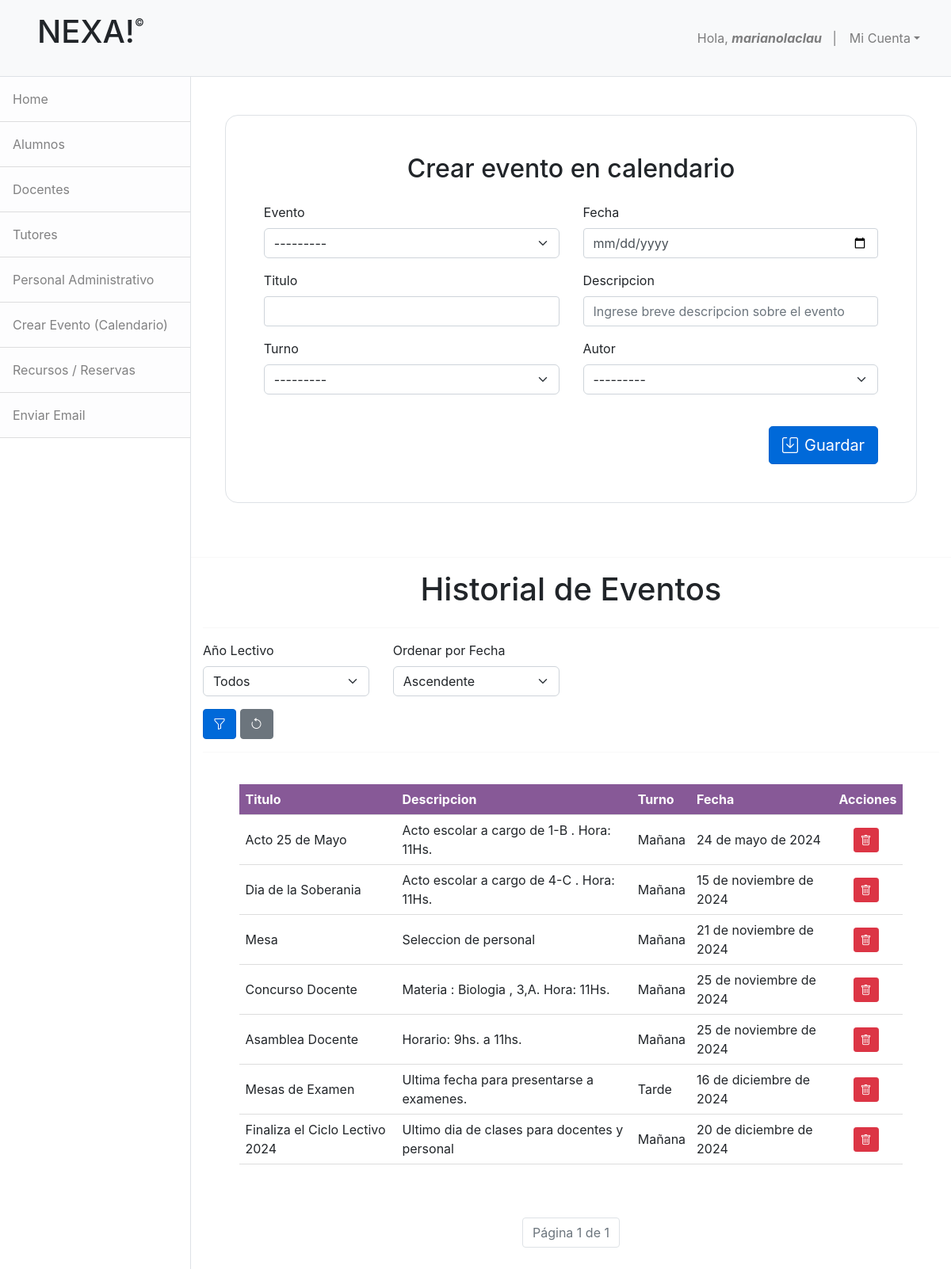
The app's page /crear_evento/ (signed in) with its own data.
### apps/administracion/models.py (models this page shows)
class Turno(models.Model):
    turno = models.CharField(max_length=50,null=False,blank=False)
    def __str__(self):
        return self.turno

### apps/calendario/models.py (models this page shows, shortened)
class Calendario(models.Model):
    evento = models.ForeignKey(Evento,on_delete=models.CASCADE)
    fecha = models.DateField()
    titulo = models.CharField(max_length=50,null=False,blank=False)
    descripcion = models.CharField(max_length=50,null=False,blank=False)
    turno = models.ForeignKey('administracion.Turno',on_delete=models.CASCADE)
    autor = models.ForeignKey('administracion.PersonalAdmin',on_delete=models.CASCADE)

### apps/administracion/views.py (the view, shortened to what this page needs)
# urls.py: path('crear_evento/',CalendarioAdminView.as_view(),name='crear_evento'),
class CalendarioAdminView(LoginRequiredMixin, FormView, ListView):
    model = Calendario
    template_name = 'administracion/crear_evento.html'
    context_object_name = 'eventos'
    form_class = CalendarioForm
    success_url = reverse_lazy('crear_evento')
    paginate_by = 10
    def get_queryset(self):
        queryset = super().get_queryset().annotate(año_lectivo=ExtractYear('fecha'))
        año_lectivo = self.request.GET.get('año_lectivo')
        if año_lectivo:
            queryset = queryset.filter(año_lectivo=año_lectivo)
        orden = self.request.GET.get('orden', 'asc') # 2do parametro = default
        if orden == 'desc':
            queryset = queryset.order_by('-fecha')
        else:
            queryset = queryset.order_by('fecha')
        return queryset
    def get_context_data(self, **kwargs):
        context = super().get_context_data(**kwargs)
        '''Obtener todos los años lectivos disponibles .
        Equivalente en SQL :O  = SELECT DISTINCT EXTRACT(YEAR FROM fecha) AS año_lectivo FROM calendario ORDER BY año_lectivo ASC;'''
        context['años_lectivos'] = (
            self.get_queryset()
            .values_list('año_lectivo', flat=True)
            .distinct()
            .order_by('año_lectivo')
        )
        context['año_lectivo_seleccionado'] = self.request.GET.get('año_lectivo', '')
        context['orden'] = self.request.GET.get('orden', 'asc')
        return context

### apps/administracion/forms.py
class CalendarioForm(ModelForm):
    class Meta:
        model = Calendario
        fields = '__all__'
        widgets = {
                'fecha': forms.DateInput(attrs={'type': 'date'}),
            }

### apps/administracion/models.py (called while the page is built)
    def __str__(self):
        return f"{self.apellido},{self.nombre}"

### apps/calendario/models.py (called while the page is built)
    def __str__(self):
            return self.nombre

### apps/administracion/templates/administracion/crear_evento.html (shortened to what this page needs)
{% extends "base.html" %}
{% load widget_tweaks %}
{% block nav %}
    {% include 'administracion/base_admin.html' %}
{% endblock  %}
{% block content %}
<div class="container mt-5">
    <div class="card p-5 border">
        <h2 class="text-center mb-4">Crear evento en calendario</h2>
        <form method="post" class="needs-validation" novalidate>
        <div class="row">
          <div class="col-md-6 mb-3">
            <label for="{{ form.evento.id_for_label }}" class="form-label">Evento</label>
            {% render_field form.evento class="form-select" %}
          </div>
          <div class="col-md-6 mb-3">
            <label for="{{ form.fecha.id_for_label }}" class="form-label">Fecha</label>
            {% render_field form.fecha class="form-control"  %}
          </div>
        </div>
        <div class="row">
          <div class="col-md-6 mb-3">
            <label for="{{ form.titulo.id_for_label }}" class="form-label">Titulo</label>
            {% render_field form.titulo class="form-control" %}
          </div>
          <div class="col-md-6 mb-3">
            <label for="{{ form.descripcion.id_for_label }}" class="form-label">Descripcion</label>
            {% render_field form.descripcion class="form-control" placeholder="Ingrese breve descripcion sobre el evento" %}
          </div>
        </div>
        <div class="row">
          <div class="col-md-6 mb-3">
            <label for="{{ form.turno.id_for_label }}" class="form-label">Turno</label>
            {% render_field form.turno class="form-select" %}
          </div>
          <div class="col-md-6 mb-3">
            <label for="{{ form.autor.id_for_label }}" class="form-label">Autor</label>
            {% render_field form.autor class="form-select" %}
          </div>
        </div>
        <div class="d-flex justify-content-end mt-4">
          <button type="submit" class="btn btn-primary btn-lg">
            <i class="bi bi-save me-2"></i>Guardar
          </button>
        </div>
      </form>
    </div>
  </div>
  <br>
  <hr>
  {% include 'administracion/ver_eventos.html' %}
  <br><br>
  <nav>
      <ul class="pagination justify-content-center">
          <li class="page-item disabled">
              <span class="page-link">Página {{ page_obj.number }} de {{ page_obj.paginator.num_pages }}</span>
          </li>
      </ul>
  </nav>
  <br><br>
{% endblock %}

### apps/home/templates/base.html (shortened to what this page needs)
<!DOCTYPE html>
<html lang="en">
    <head>
        {% load static %}
        <link href="{% static 'home/css/bootstrap.css' %}" rel="stylesheet" />
        <link rel="stylesheet" href="https://cdn.jsdelivr.net/npm/bootstrap@5.2.3/dist/css/bootstrap.min.css">
        <link href="https://stackpath.bootstrapcdn.com/bootstrap/4.5.2/css/bootstrap.min.css" rel="stylesheet">
        <link href="{% static 'home/css/estilos.css' %}" rel="stylesheet" />
        <link href="{% static 'calendario/css/estilos.css' %}" rel="stylesheet" />
        <link href="{% static 'inscripciones/css/estilos.css' %}" rel="stylesheet" />
        <link href="https://cdn.jsdelivr.net/npm/bootstrap-icons/font/bootstrap-icons.css" rel="stylesheet">
    </head>
    <body>
        <nav class="navbar navbar-expand-lg navbar-light bg-light border-bottom">
            <div class="container-fluid">
                <h2><a href="#" class="nav-link"><h1>NEXA!<sup style="font-size:small;vertical-align: super;">&copy;</sup></h1>
                </a></h2>
               <div class="collapse navbar-collapse" id="navbarSupportedContent">
                    <ul class="navbar-nav ms-auto mt-2 mt-lg-0">
                        <li class="nav-item"><a class="nav-link" href="#!">Hola, <strong><em>{{user.username}}</em></strong>&nbsp;&nbsp;&nbsp;|</a></li>
                        <li class="nav-item dropdown">
                            <a class="nav-link dropdown-toggle" id="navbarDropdown" href="#" role="button" data-bs-toggle="dropdown" aria-haspopup="true" aria-expanded="false">Mi Cuenta</a>
                        </li>
                    </ul>
                </div>
            </div>
        </nav>
        <div class="d-flex" id="wrapper">
            {% block nav %}{% endblock %}
            <div id="page-content-wrapper">
                {% block content %}
                {% endblock %}
            </div>
        </div>
    </body>
</html>

### apps/administracion/templates/administracion/ver_eventos.html (shortened to what this page needs)
    <center><h1>Historial de Eventos</h1></center>
    <div class="container mt-4">
            <hr>
            <form method="get" class="row g-3">
                <div class="col-md-3">
                    <label for="año_lectivo" class="form-label">Año Lectivo</label>
                    <select id="año_lectivo" name="año_lectivo" class="form-select">
                        <option value="">Todos</option>
                    </select>
                </div>
                <div class="col-md-3">
                    <label for="orden" class="form-label">Ordenar por Fecha</label>
                    <select id="orden" name="orden" class="form-select">
                        <option value="asc" {% if orden == 'asc' %}selected{% endif %}>Ascendente</option>
                    </select>
                </div>
                <div class="col-12">
                    <button type="submit" class="btn btn-primary"><i class="bi bi-funnel"></i></button>
                    <a href="{% url 'crear_evento' %}" class="btn btn-secondary"><i class="bi bi-arrow-counterclockwise"></i></a>
                </div>
            </form>
            <hr>
            <br>
            <table>
                <thead>
                    <tr>
                        <th>Titulo</th>
                        <th>Descripcion</th>
                        <th>Turno</th>
                        <th>Fecha</th>
                        <th>Acciones</th>
                    </tr>
                </thead>
                <tbody>
                    {% for evento in eventos %}
                    <tr>
                        <td>{{ evento.titulo }}</td>
                        <td>{{ evento.descripcion }}</td>
                        <td>{{ evento.turno }}</td>
                        <td>{{ evento.fecha }}</td>
                        <td>&nbsp;&nbsp;&nbsp;
                            <button type="button"
                                    class="btn btn-sm btn-danger"
                                    data-bs-toggle="modal"
                                    data-bs-target="#deleteModal"
                                    data-id="{{ evento.id }}">
                                    <i class="bi bi-trash"></i>
                            </button>
                        </td>
                    </tr>
                    {% empty %}
                    <tr>
                        <td colspan="6" class="text-center">No hay eventos registrados.</td>
                    </tr>
                    {% endfor %}
                </tbody>
            </table>
    </div>

### apps/home/static/home/css/estilos.css (style rules this page uses)
.card { border: none; border-radius: 1rem; margin: 3%; }
.btn-primary { background-color: #0069d9; border-color: #0062cc; }

### apps/inscripciones/static/inscripciones/css/estilos.css (style rules this page uses)
table { width: 90%; border-collapse: separate; border-spacing: 0; margin: auto; overflow: hidden; margin-bottom: 2%; }
th, td { text-align: left; border-bottom: 1px solid #ddd; padding: 7px; }
th { background-color: #480361a7; color: white; }

### records on screen
Turno: turno "---------"
Calendario: titulo "Acto 25 de Mayo", descripcion "Acto escolar a cargo de 1-B . Hora: 11Hs.", turno "Mañana", fecha "24 de mayo de 2024"
Calendario: titulo "Dia de la Soberania", descripcion "Acto escolar a cargo de 4-C . Hora: 11Hs.", turno "Mañana", fecha "15 de noviembre de 2024"
Calendario: titulo "Mesa", descripcion "Seleccion de personal", turno "Mañana", fecha "21 de noviembre de 2024"
Calendario: titulo "Concurso Docente", descripcion "Materia : Biologia , 3,A. Hora: 11Hs.", turno "Mañana", fecha "25 de noviembre de 2024"
Calendario: titulo "Asamblea Docente", descripcion "Horario: 9hs. a 11hs.", turno "Mañana", fecha "25 de noviembre de 2024"
Calendario: titulo "Mesas de Examen", descripcion "Ultima fecha para presentarse a examenes.", turno "Tarde", fecha "16 de diciembre de 2024"
Calendario: titulo "Finaliza el Ciclo Lectivo 2024", descripcion "Ultimo dia de clases para docentes y personal", turno "Mañana", fecha "20 de diciembre de 2024"

### other values on screen
{{ user.username }} "marianolaclau"
{{ page_obj.number }} "1"
{{ page_obj.paginator.num_pages }} "1"
